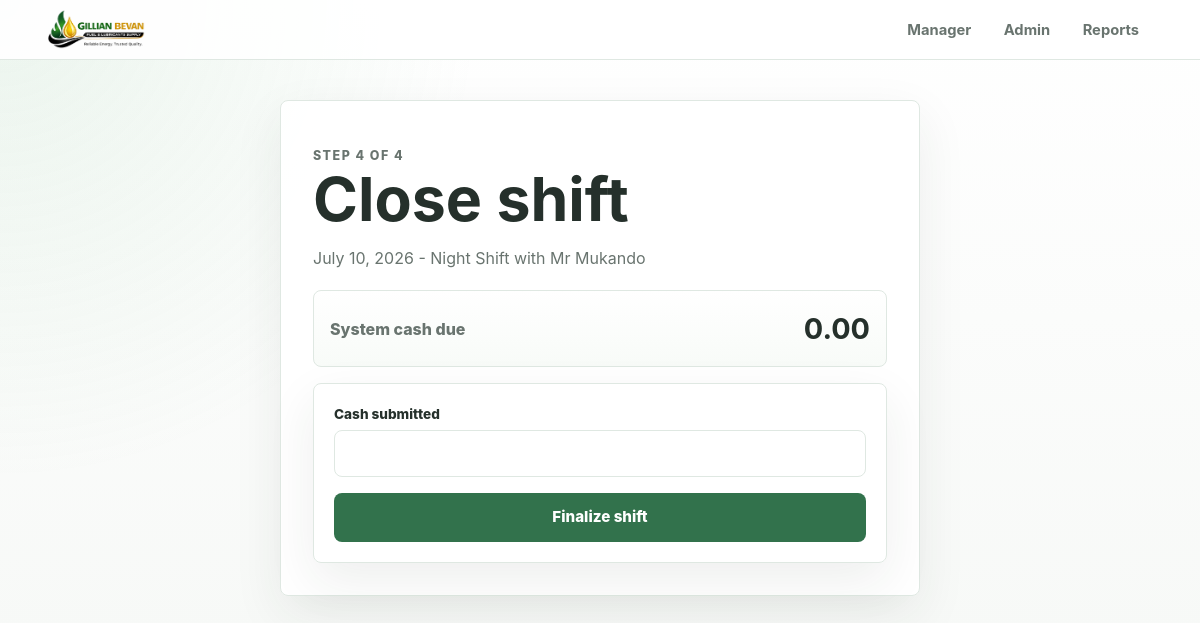
The app's page /shift/2/close/ (signed in) with its own data.
### main/models.py (models this page shows, shortened)
class Shift(models.Model):
    SHIFT_TYPE_CHOICES = [
        ("day", "Day Shift"),
        ("night", "Night Shift"),
    ]
    STATUS_CHOICES = [
        ("open", "Open"),
        ("closed", "Closed"),
    ]
    shift_date = models.DateField()
    shift_type = models.CharField(max_length=10, choices=SHIFT_TYPE_CHOICES)
    manager = models.ForeignKey(Manager, on_delete=models.PROTECT, related_name="shifts")
    status = models.CharField(max_length=10, choices=STATUS_CHOICES, default="open")
    cash_submitted = models.DecimalField(max_digits=12, decimal_places=2,
                                          null=True, blank=True)
    opened_at = models.DateTimeField(auto_now_add=True)
    closed_at = models.DateTimeField(null=True, blank=True)
    class Meta:
        unique_together = ("shift_date", "shift_type")
        ordering = ["-shift_date", "shift_type"]
    @property
    def cash_due_total(self):
        return sum((r.cash_due for r in self.meter_readings.all()), start=0)

class Manager(models.Model):
    name = models.CharField(max_length=100, unique=True)
    active = models.BooleanField(default=True)
    created_at = models.DateTimeField(auto_now_add=True)
    class Meta:
        ordering = ["name"]
    def __str__(self):
        return self.name

### main/views.py (the view)
# urls.py: path("shift/<int:shift_id>/close/", views.shift_close, name="shift_close"),
@pin_required
def shift_close(request, shift_id):
    shift = get_object_or_404(Shift, pk=shift_id, status="open")
    if request.method == "POST":
        form = ShiftCloseForm(request.POST, instance=shift)
        if form.is_valid():
            shift = form.save(commit=False)
            shift.status = "closed"
            shift.closed_at = timezone.now()
            shift.save()
            _create_tank_snapshots(shift)
            variance = shift.variance
            if variance is not None and variance != 0:
                messages.warning(
                    request,
                    f"Shift closed. Cash variance: {variance:+.2f} "
                    f"({'over' if variance > 0 else 'short'})."
                )
            else:
                messages.success(request, "Shift closed. Cash reconciled exactly.")
            return redirect("main:index")
    else:
        form = ShiftCloseForm(instance=shift)
    return render(request, "main/manager/shift_close.html", {
        "shift": shift,
        "form": form,
        "cash_due_total": shift.cash_due_total,
    })

### main/forms.py
class ShiftCloseForm(forms.ModelForm):
    class Meta:
        model = Shift
        fields = ["cash_submitted"]
        widgets = {
            "cash_submitted": forms.NumberInput(attrs={"step": "0.01", "min": "0"}),
        }

### main/permissions.py (called while the page is built)
def pin_required(view_func):
    @wraps(view_func)
    def wrapper(request, *args, **kwargs):
        if not request.session.get("site_access_granted"):
            return redirect("main:pin_gate")
        return view_func(request, *args, **kwargs)
    return wrapper

### main/templates/main/manager/shift_close.html (shortened to what this page needs)
{% extends 'main/layout.html' %}
{% block content %}
<section class="narrow-panel">
    <div class="panel-heading">
        <p class="section-kicker">Step 4 of 4</p>
        <h1>Close shift</h1>
        <p>{{ shift.shift_date }} - {{ shift.get_shift_type_display }} with {{ shift.manager }}</p>
    </div>
    <div class="summary-strip">
        <span>System cash due</span>
        <strong>{{ cash_due_total|floatformat:2 }}</strong>
    </div>
    <form method="post" class="form-panel">
        <div class="field-group">
            <label for="{{ form.cash_submitted.id_for_label }}">Cash submitted</label>
            {{ form.cash_submitted }}
        </div>
        <button class="button button-primary button-full" type="submit">Finalize shift</button>
    </form>
</section>
{% endblock %}

### static/static_files/css/main.css (style rules this page uses)
:root { --color-bg: #f7f9f7; --color-surface: #ffffff; --color-surface-soft: #eef6ef; --color-text: #25302b; --color-muted: #69746f; --color-border: #dfe8e2; --color-green: #76b985; --color-green-dark: #32724c; --color-yellow: #fff2ad; --color-yellow-dark: #d6a936; --color-gray: #c8cacc; --color-danger: #b94040; --color-success: #2f7b50; --shadow-soft: 0 18px 50px rgba(37, 48, 43, 0.08); --radius: 8px; }
* { box-sizing: border-box; }
html { min-width: 320px; }
body { margin: 0; background: radial-gradient(circle at top left, rgba(118, 185, 133, 0.14), transparent 30rem), linear-gradient(180deg, #ffffff 0%, var(--color-bg) 100%); color: var(--color-text); font-family: -apple-system, BlinkMacSystemFont, "Segoe UI", Roboto, Oxygen, Ubuntu, Cantarell, "Open Sans", "Helvetica Neue", sans-serif; font-size: 16px; line-height: 1.5; }
.hero-panel, .narrow-panel, .detail-panel, .form-panel, .filter-bar { background: rgba(255, 255, 255, 0.95); border: 1px solid var(--color-border); border-radius: var(--radius); box-shadow: var(--shadow-soft); }
.section-kicker { color: var(--color-yellow-dark); font-size: 0.78rem; font-weight: 800; letter-spacing: 0.12em; margin: 0 0 0.65rem; text-transform: uppercase; }
h1, h2 { line-height: 1.1; margin: 0; }
h1 { font-size: clamp(2rem, 6vw, 3.8rem); }
.lead, .panel-heading p, .screen-header p { color: var(--color-muted); margin: 0.85rem 0 0; max-width: 46rem; }
.status-card, .quick-link, .metric-card, .summary-strip { background: linear-gradient(180deg, #ffffff, #f8fbf8); border: 1px solid var(--color-border); border-radius: var(--radius); }
.button { align-items: center; border: 1px solid transparent; border-radius: var(--radius); cursor: pointer; display: inline-flex; font: inherit; font-size: 0.95rem; font-weight: 800; justify-content: center; min-height: 2.8rem; padding: 0.75rem 1rem; }
.button-primary { background: var(--color-green-dark); color: #ffffff; }
.button-full { width: 100%; }
.narrow-panel { margin: 0 auto; max-width: 640px; padding: clamp(1.25rem, 4vw, 2rem); }
.panel-heading { margin-bottom: 1.25rem; }
.form-panel, .filter-bar { display: grid; gap: 1rem; padding: 1.25rem; }
.field-group { display: grid; gap: 0.35rem; }
label { color: var(--color-text); font-size: 0.85rem; font-weight: 800; }
input, select { background: #ffffff; border: 1px solid var(--color-border); border-radius: var(--radius); color: var(--color-text); font: inherit; min-height: 2.75rem; padding: 0.65rem 0.75rem; width: 100%; }
.summary-strip { align-items: center; display: flex; justify-content: space-between; margin-bottom: 1rem; padding: 1rem; }
.summary-strip span { color: var(--color-muted); font-weight: 800; }
.summary-strip strong { font-size: 1.8rem; }

### records on screen
Shift: shift_date "July 10, 2026", shift_type "Night Shift", manager "Mr Mukando"

### other values on screen
{{ cash_due_total|floatformat:2 }} "0.00"
